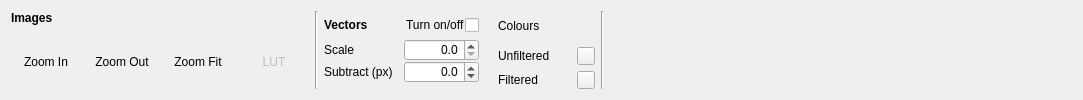
    <widget class="QWidget" name="viewTab">
     <attribute name="title">
      <string>View</string>
     </attribute>
     <layout class="QGridLayout" name="gridLayout_3">
      <item row="0" column="0">
       <widget class="QLabel" name="label_11">
        <property name="minimumSize">
         <size>
          <width>0</width>
          <height>18</height>
         </size>
        </property>
        <property name="font">
         <font>
          <weight>75</weight>
          <bold>true</bold>
         </font>
        </property>
        <property name="text">
         <string>Images</string>
        </property>
        <property name="alignment">
         <set>Qt::AlignLeading|Qt::AlignLeft|Qt::AlignTop</set>
        </property>
       </widget>
      </item>
      <item row="1" column="0" rowspan="3">
       <widget class="QToolButton" name="zoomInButton">
        <property name="sizePolicy">
         <sizepolicy hsizetype="Preferred" vsizetype="Preferred">
          <horstretch>0</horstretch>
          <verstretch>0</verstretch>
         </sizepolicy>
        </property>
        <property name="minimumSize">
         <size>
          <width>70</width>
          <height>50</height>
         </size>
        </property>
        <property name="maximumSize">
         <size>
          <width>50</width>
          <height>50</height>
         </size>
        </property>
        <property name="text">
         <string>Zoom In</string>
        </property>
        <property name="icon">
         <iconset resource="../share/icons/icons.qrc">
          <normaloff>:/icons/viewmag+.png</normaloff>:/icons/viewmag+.png</iconset>
        </property>
        <property name="iconSize">
         <size>
          <width>25</width>
          <height>25</height>
         </size>
        </property>
        <property name="toolButtonStyle">
         <enum>Qt::ToolButtonTextUnderIcon</enum>
        </property>
        <property name="autoRaise">
         <bool>true</bool>
        </property>
       </widget>
      </item>
      <item row="1" column="1" rowspan="3">
       <widget class="QToolButton" name="zoomOutButton">
        <property name="sizePolicy">
         <sizepolicy hsizetype="Preferred" vsizetype="Preferred">
          <horstretch>0</horstretch>
          <verstretch>0</verstretch>
         </sizepolicy>
        </property>
        <property name="minimumSize">
         <size>
          <width>70</width>
          <height>50</height>
         </size>
        </property>
        <property name="maximumSize">
         <size>
          <width>55</width>
          <height>50</height>
         </size>
        </property>
        <property name="text">
         <string>Zoom Out</string>
        </property>
        <property name="icon">
         <iconset resource="../share/icons/icons.qrc">
          <normaloff>:/icons/viewmag-.png</normaloff>:/icons/viewmag-.png</iconset>
        </property>
        <property name="iconSize">
         <size>
          <width>25</width>
          <height>25</height>
         </size>
        </property>
        <property name="toolButtonStyle">
         <enum>Qt::ToolButtonTextUnderIcon</enum>
        </property>
        <property name="autoRaise">
         <bool>true</bool>
        </property>
       </widget>
      </item>
      <item row="1" column="2" rowspan="3">
       <widget class="QToolButton" name="zoomFitButton">
        <property name="sizePolicy">
         <sizepolicy hsizetype="Preferred" vsizetype="Preferred">
          <horstretch>0</horstretch>
          <verstretch>0</verstretch>
         </sizepolicy>
        </property>
        <property name="minimumSize">
         <size>
          <width>70</width>
          <height>50</height>
         </size>
        </property>
        <property name="maximumSize">
         <size>
          <width>50</width>
          <height>50</height>
         </size>
        </property>
        <property name="text">
         <string>Zoom Fit</string>
        </property>
        <property name="icon">
         <iconset resource="../share/icons/icons.qrc">
          <normaloff>:/icons/viewmagfit.png</normaloff>:/icons/viewmagfit.png</iconset>
        </property>
        <property name="iconSize">
         <size>
          <width>25</width>
          <height>25</height>
         </size>
        </property>
        <property name="toolButtonStyle">
         <enum>Qt::ToolButtonTextUnderIcon</enum>
        </property>
        <property name="autoRaise">
         <bool>true</bool>
        </property>
       </widget>
      </item>
      <item row="1" column="3" rowspan="3">
       <widget class="QToolButton" name="lutButton">
        <property name="enabled">
         <bool>false</bool>
        </property>
        <property name="sizePolicy">
         <sizepolicy hsizetype="Preferred" vsizetype="Preferred">
          <horstretch>0</horstretch>
          <verstretch>0</verstretch>
         </sizepolicy>
        </property>
        <property name="minimumSize">
         <size>
          <width>70</width>
          <height>50</height>
         </size>
        </property>
        <property name="maximumSize">
         <size>
          <width>50</width>
          <height>50</height>
         </size>
        </property>
        <property name="text">
         <string>LUT</string>
        </property>
        <property name="icon">
         <iconset resource="../share/icons/icons.qrc">
          <normaloff>:/icons/LUT.png</normaloff>:/icons/LUT.png</iconset>
        </property>
        <property name="iconSize">
         <size>
          <width>25</width>
          <height>25</height>
         </size>
        </property>
        <property name="toolButtonStyle">
         <enum>Qt::ToolButtonTextUnderIcon</enum>
        </property>
        <property name="autoRaise">
         <bool>true</bool>
        </property>
       </widget>
      </item>
      <item row="0" column="4" rowspan="4">
       <widget class="Line" name="line_4">
        <property name="orientation">
         <enum>Qt::Vertical</enum>
        </property>
       </widget>
      </item>
      <item row="0" column="5" rowspan="4">
       <layout class="QVBoxLayout" name="verticalLayout_4">
        <property name="spacing">
         <number>0</number>
        </property>
        <item>
         <layout class="QHBoxLayout" name="horizontalLayout_10">
          <item>
           <widget class="QLabel" name="label_8">
            <property name="maximumSize">
             <size>
              <width>16777215</width>
              <height>20</height>
             </size>
            </property>
            <property name="font">
             <font>
              <weight>75</weight>
              <bold>true</bold>
             </font>
            </property>
            <property name="text">
             <string>Vectors</string>
            </property>
           </widget>
          </item>
          <item>
           <spacer name="horizontalSpacer_15">
            <property name="orientation">
             <enum>Qt::Horizontal</enum>
            </property>
            <property name="sizeHint" stdset="0">
             <size>
              <width>14</width>
              <height>20</height>
             </size>
            </property>
           </spacer>
          </item>
          <item>
           <layout class="QHBoxLayout" name="horizontalLayout_8">
            <item>
             <widget class="QLabel" name="label_9">
              <property name="minimumSize">
               <size>
                <width>0</width>
                <height>20</height>
               </size>
              </property>
              <property name="maximumSize">
               <size>
                <width>16777215</width>
                <height>20</height>
               </size>
              </property>
              <property name="text">
               <string>Turn on/off</string>
              </property>
             </widget>
            </item>
            <item>
             <widget class="QCheckBox" name="vectorToggle">
              <property name="minimumSize">
               <size>
                <width>0</width>
                <height>20</height>
               </size>
              </property>
              <property name="maximumSize">
               <size>
                <width>16777215</width>
                <height>20</height>
               </size>
              </property>
              <property name="text">
               <string/>
              </property>
             </widget>
            </item>
           </layout>
          </item>
         </layout>
        </item>
        <item>
         <layout class="QVBoxLayout" name="verticalLayout">
          <property name="spacing">
           <number>0</number>
          </property>
          <item>
           <layout class="QHBoxLayout" name="horizontalLayout_7">
            <item>
             <widget class="QLabel" name="label_10">
              <property name="minimumSize">
               <size>
                <width>80</width>
                <height>22</height>
               </size>
              </property>
              <property name="maximumSize">
               <size>
                <width>80</width>
                <height>22</height>
               </size>
              </property>
              <property name="text">
               <string>Scale</string>
              </property>
             </widget>
            </item>
            <item>
             <widget class="QDoubleSpinBox" name="scaleSpin">
              <property name="minimumSize">
               <size>
                <width>75</width>
                <height>22</height>
               </size>
              </property>
              <property name="maximumSize">
               <size>
                <width>70</width>
                <height>22</height>
               </size>
              </property>
              <property name="alignment">
               <set>Qt::AlignRight|Qt::AlignTrailing|Qt::AlignVCenter</set>
              </property>
              <property name="decimals">
               <number>1</number>
              </property>
             </widget>
            </item>
           </layout>
          </item>
          <item>
           <layout class="QHBoxLayout" name="horizontalLayout_3">
            <item>
             <widget class="QLabel" name="label_12">
              <property name="minimumSize">
               <size>
                <width>80</width>
                <height>22</height>
               </size>
              </property>
              <property name="maximumSize">
               <size>
                <width>80</width>
                <height>22</height>
               </size>
              </property>
              <property name="text">
               <string>Subtract (px)</string>
              </property>
             </widget>
            </item>
            <item>
             <widget class="QDoubleSpinBox" name="subSpin">
              <property name="minimumSize">
               <size>
                <width>75</width>
                <height>22</height>
               </size>
              </property>
              <property name="maximumSize">
               <size>
                <width>70</width>
                <height>22</height>
               </size>
              </property>
              <property name="alignment">
               <set>Qt::AlignRight|Qt::AlignTrailing|Qt::AlignVCenter</set>
              </property>
              <property name="decimals">
               <number>1</number>
              </property>
              <property name="minimum">
               <double>-100.000000000000000</double>
              </property>
             </widget>
            </item>
           </layout>
          </item>
         </layout>
        </item>
       </layout>
      </item>
      <item row="0" column="6" rowspan="4">
       <spacer name="horizontalSpacer_11">
        <property name="orientation">
         <enum>Qt::Horizontal</enum>
        </property>
        <property name="sizeHint" stdset="0">
         <size>
          <width>13</width>
          <height>53</height>
         </size>
        </property>
       </spacer>
      </item>
      <item row="0" column="7" rowspan="2">
       <widget class="QLabel" name="label_32">
        <property name="maximumSize">
         <size>
          <width>16777215</width>
          <height>20</height>
         </size>
        </property>
        <property name="text">
         <string>Colours</string>
        </property>
       </widget>
      </item>
      <item row="0" column="8" rowspan="2" colspan="2">
       <spacer name="horizontalSpacer_9">
        <property name="orientation">
         <enum>Qt::Horizontal</enum>
        </property>
        <property name="sizeHint" stdset="0">
         <size>
          <width>49</width>
          <height>13</height>
         </size>
        </property>
       </spacer>
      </item>
      <item row="0" column="10" rowspan="4">
       <widget class="Line" name="line_8">
        <property name="orientation">
         <enum>Qt::Vertical</enum>
        </property>
       </widget>
      </item>
      <item row="2" column="7" colspan="2">
       <widget class="QLabel" name="label_31">
        <property name="minimumSize">
         <size>
          <width>70</width>
          <height>0</height>
         </size>
        </property>
        <property name="text">
         <string>Unfiltered</string>
        </property>
       </widget>
      </item>
      <item row="2" column="9">
       <widget class="QToolButton" name="colourButtonUnfiltered">
        <property name="minimumSize">
         <size>
          <width>18</width>
          <height>18</height>
         </size>
        </property>
        <property name="maximumSize">
         <size>
          <width>18</width>
          <height>18</height>
         </size>
        </property>
        <property name="text">
         <string/>
        </property>
       </widget>
      </item>
      <item row="3" column="7">
       <widget class="QLabel" name="label_33">
        <property name="text">
         <string>Filtered</string>
        </property>
       </widget>
      </item>
      <item row="3" column="9">
       <widget class="QToolButton" name="colourButtonFiltered">
        <property name="minimumSize">
         <size>
          <width>18</width>
          <height>18</height>
         </size>
        </property>
        <property name="maximumSize">
         <size>
          <width>18</width>
          <height>18</height>
         </size>
        </property>
        <property name="text">
         <string/>
        </property>
       </widget>
      </item>
      <item row="3" column="11">
       <spacer name="horizontalSpacer_2">
        <property name="orientation">
         <enum>Qt::Horizontal</enum>
        </property>
        <property name="sizeHint" stdset="0">
         <size>
          <width>468</width>
          <height>13</height>
         </size>
        </property>
       </spacer>
      </item>
     </layout>
    </widget>
